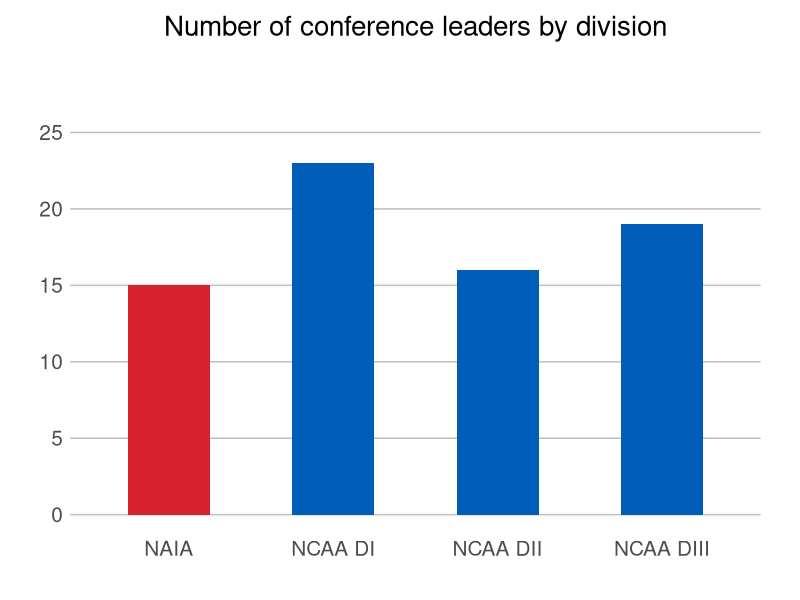
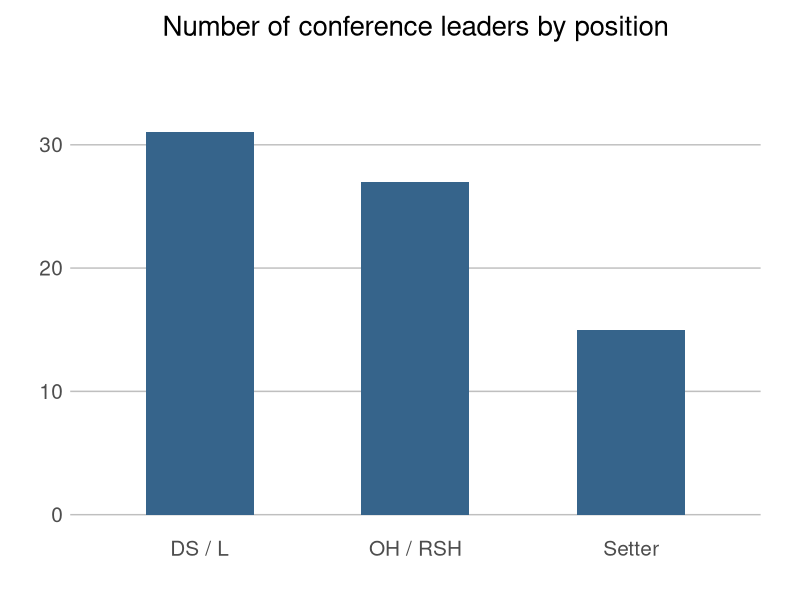
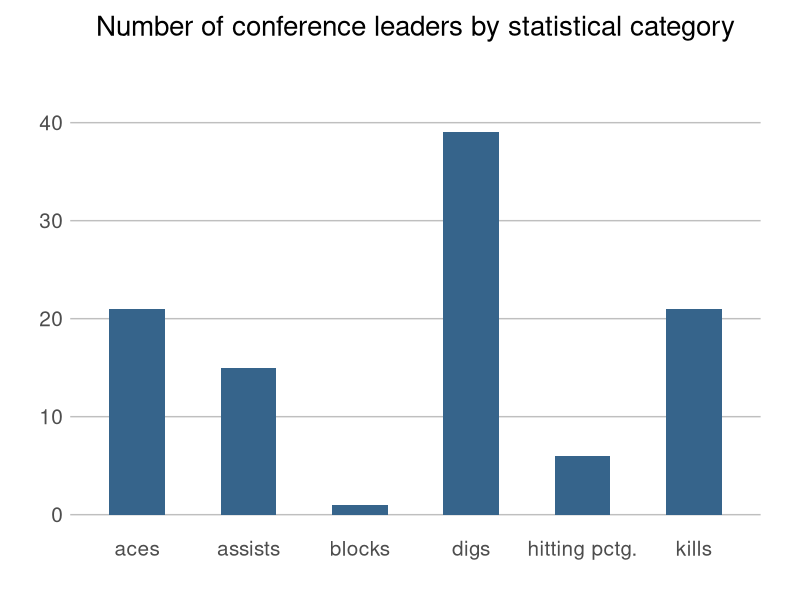

Generate these figures, in order, with R:
library(ggplot2)

conf_leaders <- read.csv("Conference_leaders.csv", encoding = "UTF-8")
# unique_leaders <- unique(conf_leaders[c("Player_Name", "Division", "Position")])

conf_leaders$Category <- as.character(conf_leaders$Category)
conf_leaders$Category2 <- ifelse(conf_leaders$Category == "aces/set", "aces",
                                      ifelse(conf_leaders$Category == "assists/set", "assists",
                                      ifelse(conf_leaders$Category == "digs/set", "digs",
                                      ifelse(conf_leaders$Category == "kills/set" | conf_leaders$Category == "points" | conf_leaders$Category == "points/set", "kills",
                                      ifelse(conf_leaders$Category == "blocks/set", "blocks",
                                      ifelse(conf_leaders$Category == "blocks/set", "blocks", conf_leaders$Category
                                      ))))))

unique_leaders <- unique(conf_leaders[c("Player_Name", "Division", "Position")])
theme_plot <- function(...) {
  # theme_minimal() +
  theme( 
    axis.title.x = element_blank(),
    axis.title.y = element_blank(),
    # axis.title.y = element_text(vjust=4),
    axis.ticks = element_blank(),
    axis.text.x = element_text(size = 15),
    axis.text.y = element_text(size = 15), 
    panel.grid.major.x = element_blank(),
    # panel.grid.major.y = element_blank(),
    panel.grid.major.y = element_line(colour = "gray75"),
    panel.grid.minor = element_blank(), 
    # text = element_text(size=16), 
    plot.title = element_text(hjust = 0.5, vjust = 10, size = 20), 
    # plot.subtitle = element_text(hjust = -0.12, vjust = 10, , color = "orange"),
    plot.margin = unit(c(2,1,1,1), "cm"),
    panel.background = element_rect(fill = 'white', color = "white"),
    # plot.background = element_rect(fill = 'gray95'),
    panel.border = element_blank(),
    legend.position = "none"
  )
}

colorPalette <- c("#d52130", "#005eb8", "#005eb8", "#005eb8", "#1a4065", "#1a4065")

p <- ggplot(unique_leaders) + geom_bar(aes(x=Division, fill = Division), stat = "count", width=0.5, position = position_dodge(width=0.7)) + 
     ylim(0, 25) + 
     scale_fill_manual(values=colorPalette) +
     theme_plot() + 
     ggtitle(label = "Number of conference leaders by division")
     
q <- ggplot(unique_leaders) + geom_bar(aes(x=Position), fill = "steelblue4", stat = "count", width=0.5, position = position_dodge(width=0.7)) + 
     theme_plot() + 
     ggtitle(label = "Number of conference leaders by position")
     
r <- ggplot(conf_leaders) + geom_bar(aes(x=Category2), fill = "steelblue4", stat = "count", width=0.5, position = position_dodge(width=0.7)) + 
     theme_plot() + 
     ggtitle(label = "Number of conference leaders by statistical category")